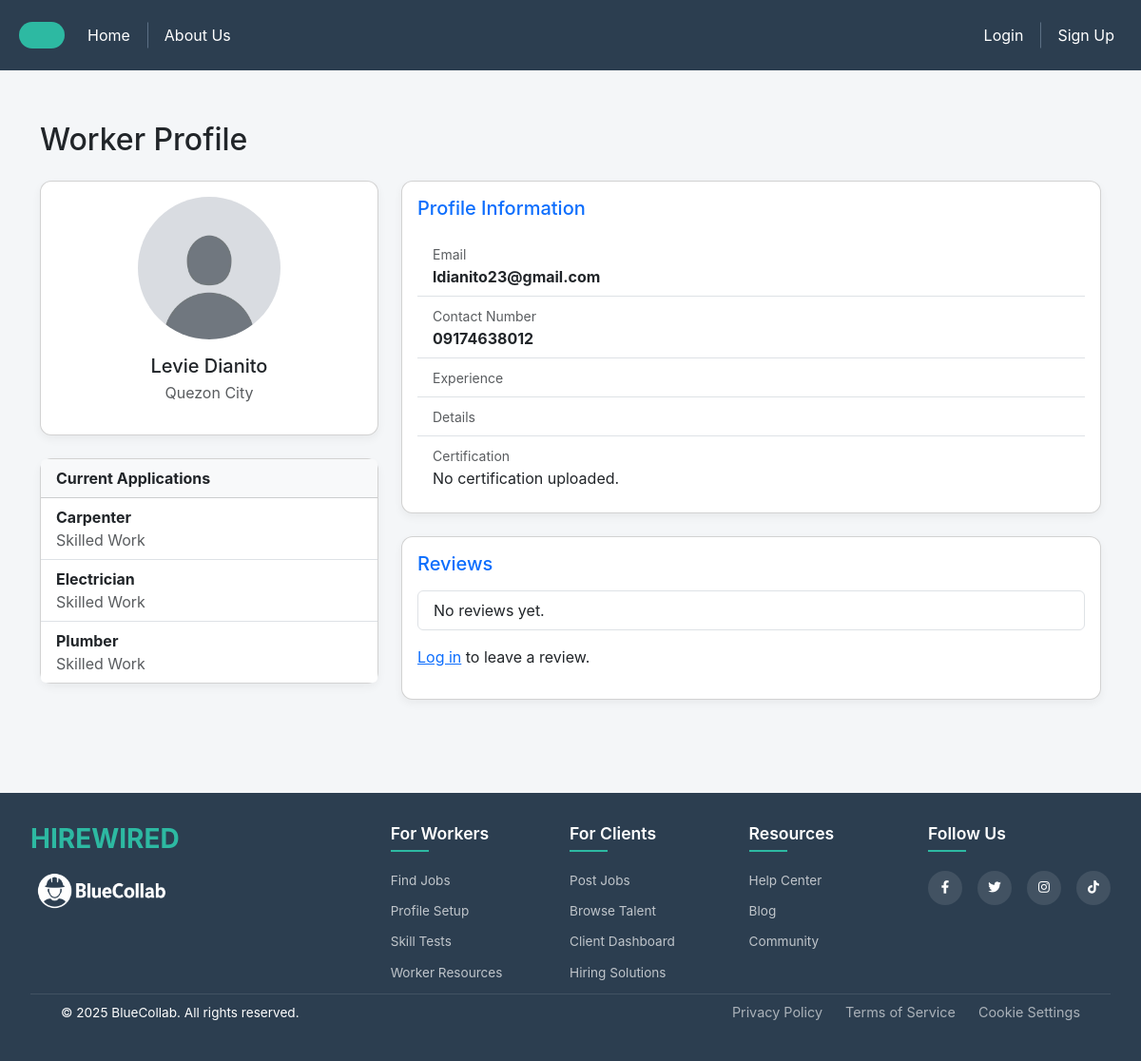
The page /workers/165/ on the database its author committed.
### session/models.py (models this page shows, shortened)
class User(AbstractUser):
    USER_TYPE_CHOICES = (
        ('worker', 'Worker'),
        ('employer', 'Employer'),
    )
    username = models.CharField(max_length=20, unique=True)
    user_type = models.CharField(max_length=10, choices=USER_TYPE_CHOICES)
    contact_number = models.CharField(max_length=100, blank=True, null=True)
    objects = UserManager()
    @property
    def profile(self):
        if self.user_type == "worker":
            return WorkerProfile.objects.filter(user=self).first()
        elif self.user_type == "employer":
            return EmployerProfile.objects.filter(user=self).first()
        return None  # No profile exists

### profiles/models.py (models this page shows, shortened)
class WorkerProfile(models.Model):
    user = models.OneToOneField(settings.AUTH_USER_MODEL, on_delete=models.CASCADE)
    categories = models.ManyToManyField(Category, blank=True)
    location = models.CharField(max_length=255, blank=True)
    experience = models.TextField(blank=True)
    details = models.TextField(blank=True)
    contact_number = models.CharField(max_length=100, blank=True)
    profile_picture = models.ImageField(upload_to='profile_pictures/', blank=True, null=True, default='profile_pictures/default.jpg')
    certification = models.FileField(upload_to='certifications/', blank=True, null=True)

### findjob/models.py (models this page shows)
class Job(models.Model):
    name = models.CharField(max_length=255)
    description = models.TextField(blank=True)
    category = models.CharField(max_length=255)
    schedule = models.CharField(max_length=255)
    salary = models.DecimalField(max_digits=10, decimal_places=2)
    rate_type = models.CharField(max_length=10, choices=[('hr', 'Per Hour'), ('day', 'Per Day')])
    details = models.TextField(blank=True)
    city = models.CharField(max_length=100, default='Quezon')
    employer = models.ForeignKey(settings.AUTH_USER_MODEL, on_delete=models.CASCADE, related_name='jobs', limit_choices_to={'user_type': 'employer'}, null=True, blank=True)

### hireworkers/views.py (the view, shortened to what this page needs)
# urls.py: path('workers/<int:worker_id>/', hire_worker_profile_view, name='hire_worker_profile_view'),
def hire_worker_profile_view(request, worker_id):
    worker = get_user_model().objects.get(id=worker_id)
    applications = Application.objects.filter(worker=worker)
    jobs = [application.job for application in applications]
    reviews = Review.objects.filter(worker=worker).order_by('-created_at')
    context = {
        'worker': worker,
        'jobs': jobs,
        'reviews': reviews,
    }
    return render(request, 'worker_profile.html', context)

### hireworkers/templates/worker_profile.html (shortened to what this page needs)
{% extends 'base.html' %}
{% load static %}
{% block add_css %}
    <link rel="stylesheet" href="{% static 'css/hireworker_prof.css' %}">
{% endblock %}
{% block nav %}
    {% include 'nav.html' %}
{% endblock %}
{% block content %}
<div class="container my-5">
    <h2 class="mb-4">Worker Profile</h2>
    <div class="row">
        <div class="col-md-4">
            <div class="card mb-4">
                <div class="card-body text-center">
                    {% if worker.profile.profile_picture %}
                        <img src="{{ worker.profile.profile_picture.url }}" class="img-fluid rounded-circle mb-3" style="width: 150px;" alt="Profile Picture">
                    {% else %}
                        <p>No profile image available.</p>
                    {% endif %}
                    <h5 class="card-title mb-1">{{ worker.first_name }} {{ worker.last_name }}</h5>
                    <p class="text-muted">{{ worker.workerprofile.location }}</p>
                </div>
            </div>
            <div class="card">
                <div class="card-header bg-light fw-bold">Current Applications</div>
                <ul class="list-group list-group-flush">
                    {% if jobs %}
                        {% for job in jobs %}
                        <li class="list-group-item">
                            <strong>{{ job.name }}</strong><br>
                            <span class="text-muted">{{ job.category }}</span>
                        </li>
                        {% endfor %}
                    {% else %}
                        <li class="list-group-item">No current applications.</li>
                    {% endif %}
                </ul>
            </div>
        </div>
        <div class="col-md-8">
            <div class="card mb-4">
                <div class="card-body">
                    <h5 class="mb-3 text-primary">Profile Information</h5>
                    <ul class="list-group list-group-flush">
                        <li class="list-group-item">
                            <small class="text-muted">Email</small><br>
                            <strong>{{ worker.email|default:"No email provided." }}</strong>
                        </li>
                        <li class="list-group-item">
                            <small class="text-muted">Contact Number</small><br>
                            <strong>{{ worker.workerprofile.contact_number|default:"No contact number provided." }}</strong>
                        </li>
                        <li class="list-group-item">
                            <small class="text-muted">Experience</small><br>
                        </li>
                        <li class="list-group-item">
                            <small class="text-muted">Details</small><br>
                        </li>
                        <li class="list-group-item">
                            <small class="text-muted">Certification</small><br>
                            {% if worker.workerprofile.certification %}
                                <a href="{{ worker.workerprofile.certification.url }}" target="_blank" class="btn btn-sm btn-outline-primary mt-1">
                                    View Certification
                                </a>
                            {% else %}
                                <p class="mb-0">No certification uploaded.</p>
                            {% endif %}
                        </li>
                    </ul>
                </div>
            </div>
            <div class="card">
                <div class="card-body">
                    <h5 class="mb-3 text-primary">Reviews</h5>
                    <ul class="list-group mb-3">
                        {% for review in reviews %}
                            <li class="list-group-item">
                                <strong>{{ review.reviewer.get_full_name|default:"Anonymous" }}</strong>
                                <p class="mb-1">{{ review.comment }}</p>
                                <small class="text-muted">{{ review.created_at|date:"M d, Y H:i" }}</small>
                            </li>
                        {% empty %}
                            <li class="list-group-item">No reviews yet.</li>
                        {% endfor %}
                    </ul>
                    {% if user.is_authenticated %}
                    <form method="post">
                        {% csrf_token %}
                        <div class="mb-3">
                            <label for="id_comment" class="form-label">Comment:</label>
                            <textarea name="comment" required class="form-control" rows="3"></textarea>
                        </div>
                        <button type="submit" class="btn btn-primary">Submit Review</button>
                    </form>
                    {% else %}
                    <p><a href="{% url 'login_view' %}">Log in</a> to leave a review.</p>
                    {% endif %}
                </div>
            </div>
        </div>
    </div>
</div>
{% endblock %}
{% block footer %}
    {% include 'footer.html' %}
{% endblock %}

### static/css/style.css (style rules this page uses)
body { font-family: 'Inter', sans-serif; padding-top: 80px; position: relative; background-color: #f4f6f8; }

### static/css/hireworker_prof.css (style rules this page uses)
.card { border-radius: 12px; box-shadow: 0 4px 10px rgba(0,0,0,0.05); }

### rows shown on the page
User: profile.profile_picture (placeholder picture), first_name "Levie", last_name "Dianito", workerprofile.location "Quezon City", email "ldianito23@gmail.com", workerprofile.contact_number "09174638012"
Job: name "Carpenter", category "Skilled Work"
Job: name "Electrician", category "Skilled Work"
Job: name "Plumber", category "Skilled Work"
